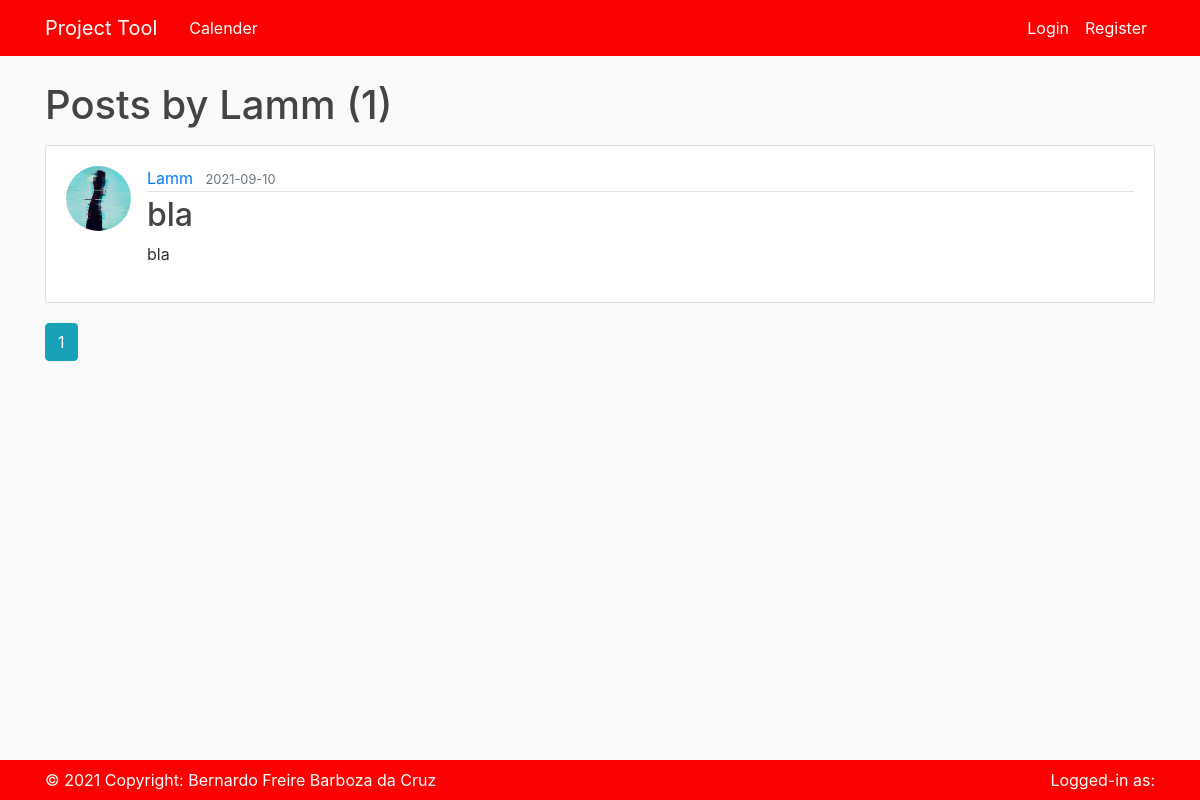
Screenshot of /usr/Lamm  with the database file from the repository.
### pm_app/models.py (models this page shows, shortened)
class User(db.Model, UserMixin):
    id = db.Column(db.Integer, primary_key=True)
    username = db.Column(db.String(20), unique=True, nullable=False)
    email = db.Column(db.String(120), unique=True, nullable=False)
    image_file = db.Column(db.String(20), nullable=False, default='default.jpg')
    password = db.Column(db.String(60), nullable=False)
    supplier = db.Column(db.Integer, nullable=False)
    posts = db.relationship('Post', backref='author', lazy=True)
    workedfor = db.relationship('WorkedFor', backref='author', lazy=True)

class Post(db.Model):
    id = db.Column(db.Integer, primary_key=True)
    title = db.Column(db.String(100), nullable=False)
    date_posted = db.Column(db.DateTime, nullable=False, default=datetime.utcnow)
    content = db.Column(db.Text, nullable=False)
    user_id = db.Column(db.Integer, db.ForeignKey('user.id'), nullable=False)

### pm_app/routes.py (the view)
@app.route("/usr/<string:username>")
def user_posts(username):
    page= request.args.get('page', 1, type=int)
    user= User.query.filter_by(username=username).first_or_404()
    posts = Post.query.filter_by(author=user)\
        .order_by(Post.date_posted.desc())\
        .paginate(per_page=5)
    return render_template('user_posts.html', posts=posts, user=user)

### pm_app/templates/user_posts.html
{% extends "layout.html" %}
{% block content %}
    <h1 class="mb-3">Posts by {{ user.username }} ({{ posts.total }})</h1>
    {% for post in posts.items %}
        <article class="media content-section">
          <img class="rounded-circle article-img" src="{{ url_for('static', filename='profile_pics/' + post.author.image_file) }}">
          <div class="media-body">
            <div class="article-metadata">
              <a class="mr-2" href="{{ url_for('user_posts', username=post.author.username) }}">{{ post.author.username }}</a>
              <small class="text-muted">{{ post.date_posted.strftime('%Y-%m-%d') }}</small>
            </div>
            <h2><a class="article-title" href="{{ url_for('post', post_id=post.id) }}">{{ post.title }}</a></h2>
            <p class="article-content">{{ post.content }}</p>
          </div>
        </article>
    {% endfor %}
    {% for page_num in posts.iter_pages(left_edge=1, right_edge=1, left_current=1, right_current=2) %}
      {% if page_num %}
        {% if posts.page == page_num %}
          <a class="btn btn-info mb-4" href="{{ url_for('user_posts', username=user.username, page=page_num) }}">{{ page_num }}</a>
        {% else %}
          <a class="btn btn-outline-info mb-4" href="{{ url_for('user_posts', username=user.username, page=page_num) }}">{{ page_num }}</a>
        {% endif %}
      {% else %}
        ...
      {% endif %}
    {% endfor %}
{% endblock content %}

### pm_app/static/main.css (style rules this page uses)
body { background: #fafafa; color: #333333; margin-top: 5rem; margin-bottom: 5rem; }
h1, h2, h3, h4, h5, h6 { color: #444444; }
.content-section { background: #ffffff; padding: 20px 20px; border: 1px solid #dddddd; border-radius: 3px; margin-bottom: 20px; }
.article-title { color: #444444; }
.article-content { white-space: pre-line; }
.article-img { height: 65px; width: 65px; margin-right: 16px; }
.article-metadata { padding-bottom: 1px; margin-bottom: 4px; border-bottom: 1px solid #e3e3e3 }

### rows the page displays
User: username "Lamm"
Post: image_file (placeholder picture), author.username "Lamm", date_posted "2021-09-10", title "bla", content "bla"

### other values shown
{{ posts.total }} "1"
{{ page_num }} "1"
